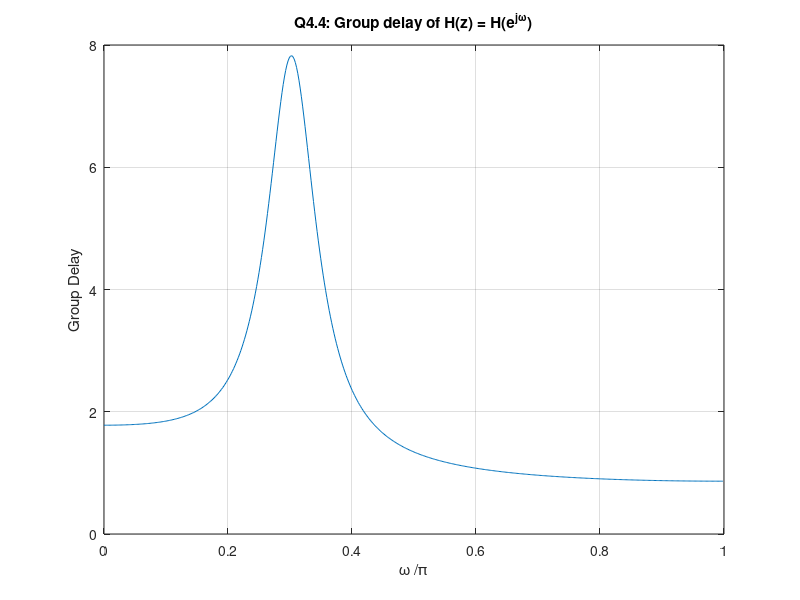

Write the MATLAB code that produced this figure.
% Q4.4
% compute the group delay of a causal LTI discrete-time system
% Brian R. Greene
clc
clear
% input parameters
num = [0 1 -1.2 1]; 
den = [1 -1.3 1.04 -0.222];
% group delay
[gd, w] = grpdelay(num, den);

% plot
clf
plot(w/pi, gd)
title('Q4.4: Group delay of H(z) = H(e^{j\omega})')
xlabel('\omega /\pi')
ylabel('Group Delay')
grid on
